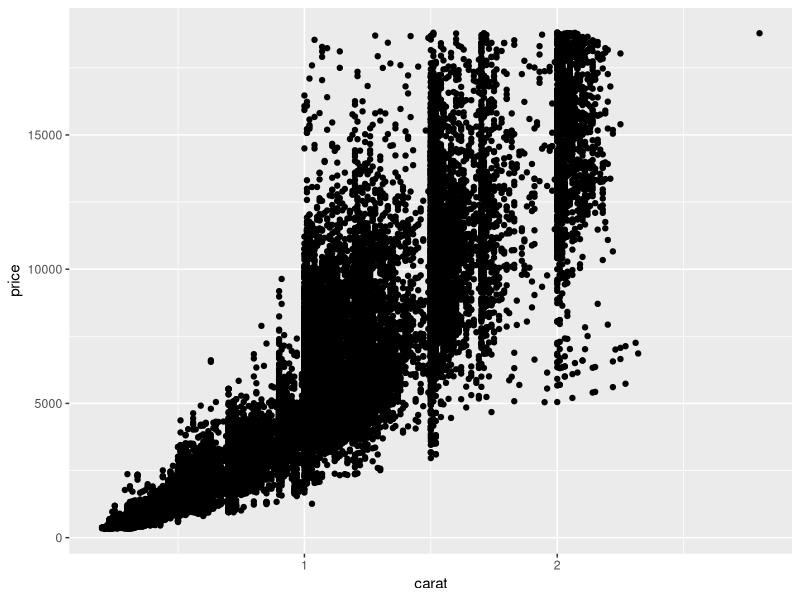
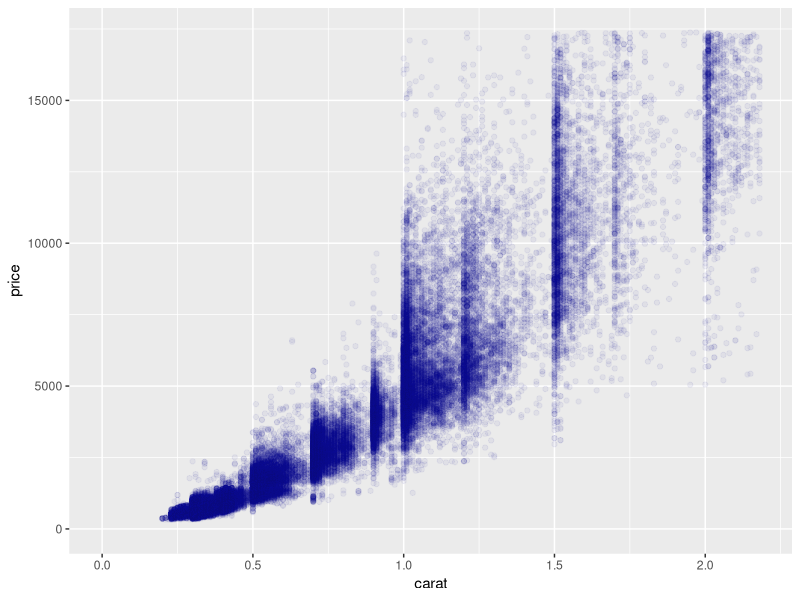
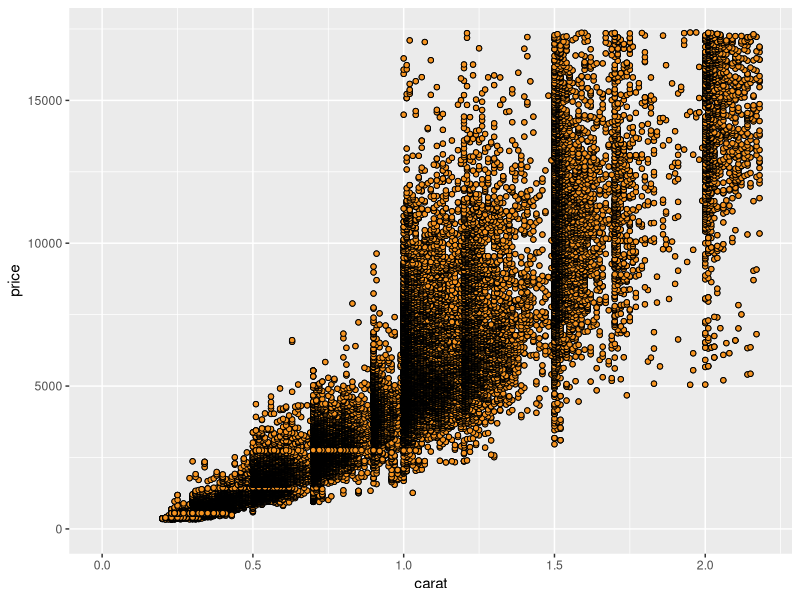

The R source for these figures, in order:
## ---- chunk 1
knitr::opts_chunk$set(echo = TRUE)
## ---- chunk 2
install.packages('ggplot2')
data(diamonds)
library(ggplot2)


# Let's start by examining two variables in the data set.
# The scatterplot is a powerful tool to help you understand
# the relationship between two continuous variables.

# We can quickly see if the relationship is linear or not.
# In this case, we can use a variety of diamond
# characteristics to help us figure out whether
# the price advertised for any given diamond is 
# reasonable or a rip-off.

# Let's consider the price of a diamond and it's carat weight.
# Create a scatterplot of price (y) vs carat weight (x).

# Limit the x-axis and y-axis to omit the top 1% of values.
diamonds$volume <- with(diamonds, x*y*z)
ggplot(data = subset(diamonds, volume < quantile(volume, 0.99)), aes(x = carat, y = price))+
  geom_point()

#Right answer
ggplot(diamonds, aes(x = carat, y = price))+
  geom_point(color = 'darkblue', alpha = 0.05)+
  xlim(0, quantile(diamonds$carat,0.99))+
  ylim(0, quantile(diamonds$price, 0.99))
#Another answer with qplot
qplot(data = diamonds, x = carat, y = price,
      xlim = c(0, quantile(diamonds$carat, 0.99)),
      ylim = c(0, quantile(diamonds$price, 0.99)))+
  geom_point(fill = I('#F79420'), color = 'black', shape = 21)



